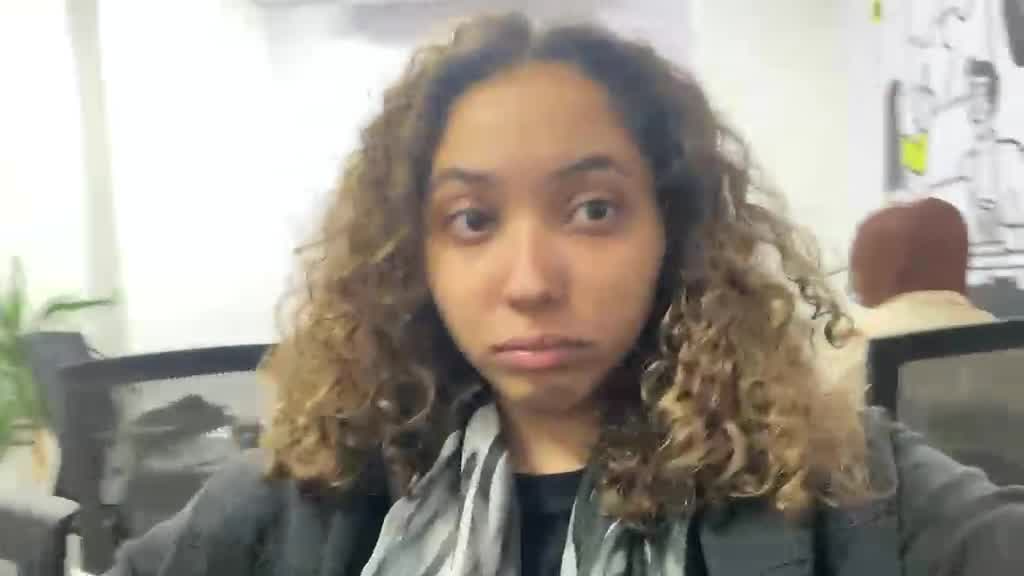
#> input picture Vision again/Vision again/external_faces/34f567cd-dd6e-4b5f-8903-009786d15324_014.jpg, 1024 x 576 px
$ python -i 06_real_time_camera.py   (imports and definitions only)
#> lines starting #> are read from the running program, lines starting #| are printed output that depends on the picture
"""
Face Recognition System - Step 6: Real-Time Camera Testing
Test face recognition on Raspberry Pi Camera V2 via MJPEG TCP stream.

Run this file on the laptop.

Before running this file, start the camera server on the Raspberry Pi:
    python camera.py server

Or run the equivalent command:
    rpicam-vid -t 0 -n --width 1280 --height 720 --framerate 8 --codec mjpeg --quality 95 -o - | ffmpeg -hide_banner -loglevel warning -fflags nobuffer -flags low_delay -f mjpeg -i pipe:0 -c:v copy -f mjpeg "tcp://0.0.0.0:8890?listen=1"

This sends MJPEG-encoded frames over TCP with reliable frame parsing.
"""

import cv2
import numpy as np
import pickle
import json
import sys
from datetime import datetime
from pathlib import Path
from collections import deque
from camera import get_client_camera


# =========================
# CAMERA CONFIG
# =========================
PI_CAMERA_HOST = "172.20.10.10"  # Raspberry Pi IP address
PI_CAMERA_PORT = 8890
CAMERA_WIDTH = 1280
CAMERA_HEIGHT = 720
CAMERA_FRAMERATE = 8

PROCESS_EVERY_N_FRAMES = 2  # 2 = process every second frame, reducing recognition lag.
DISPLAY_WIDTH = 720         # Square display to avoid stretching the feed.
DISPLAY_HEIGHT = 720


# [42 lines left out: functions install_numpy_pickle_compat, find_haar_cascade_path, not called in this run]


def compute_lbp_histogram(gray):
    """Compute LBP texture histogram features on a 4x4 grid."""
    clahe = cv2.createCLAHE(clipLimit=2.0, tileGridSize=(8, 8))
    gray = clahe.apply(gray)
    gray = cv2.resize(gray, (64, 64))

    lbp = np.zeros_like(gray, dtype=np.uint8)
    center = gray[1:-1, 1:-1]
    lbp[1:-1, 1:-1] |= ((gray[:-2, :-2] >= center) << 7).astype(np.uint8)
    lbp[1:-1, 1:-1] |= ((gray[:-2, 1:-1] >= center) << 6).astype(np.uint8)
    lbp[1:-1, 1:-1] |= ((gray[:-2, 2:] >= center) << 5).astype(np.uint8)
    lbp[1:-1, 1:-1] |= ((gray[1:-1, 2:] >= center) << 4).astype(np.uint8)
    lbp[1:-1, 1:-1] |= ((gray[2:, 2:] >= center) << 3).astype(np.uint8)
    lbp[1:-1, 1:-1] |= ((gray[2:, 1:-1] >= center) << 2).astype(np.uint8)
    lbp[1:-1, 1:-1] |= ((gray[2:, :-2] >= center) << 1).astype(np.uint8)
    lbp[1:-1, 1:-1] |= ((gray[1:-1, :-2] >= center) << 0).astype(np.uint8)

    cell_h, cell_w = 16, 16
    features = []
    for i in range(0, 64, cell_h):
        for j in range(0, 64, cell_w):
            cell = lbp[i:i + cell_h, j:j + cell_w]
            hist = np.histogram(cell, bins=32, range=(0, 256))[0]
            hist = hist.astype(np.float32) / (hist.sum() + 1e-6)
            features.extend(hist)

    return np.array(features, dtype=np.float32)


class FaceRecognitionSystem:
    # [920 lines left out: functions __init__, _load_external_calibration, publish_detection, save_detection_log, _blend_scores, _make_face_variants and 9 more, not called in this run]


# [2 lines not run here, left out]

>>> import cv2
>>> picture = cv2.imread('external_faces/34f567cd-dd6e-4b5f-8903-009786d15324_014.jpg', cv2.IMREAD_GRAYSCALE)
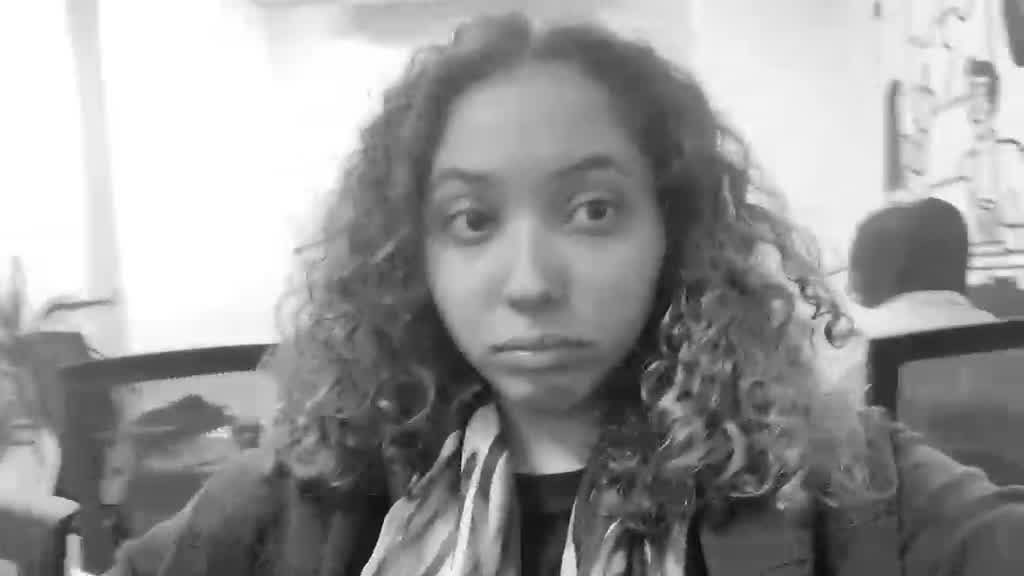
#> picture: shape (576, 1024); min 4, max 255, mean 153.1
>>> result = compute_lbp_histogram(picture)
#> in compute_lbp_histogram, `gray = clahe.apply(gray)`:
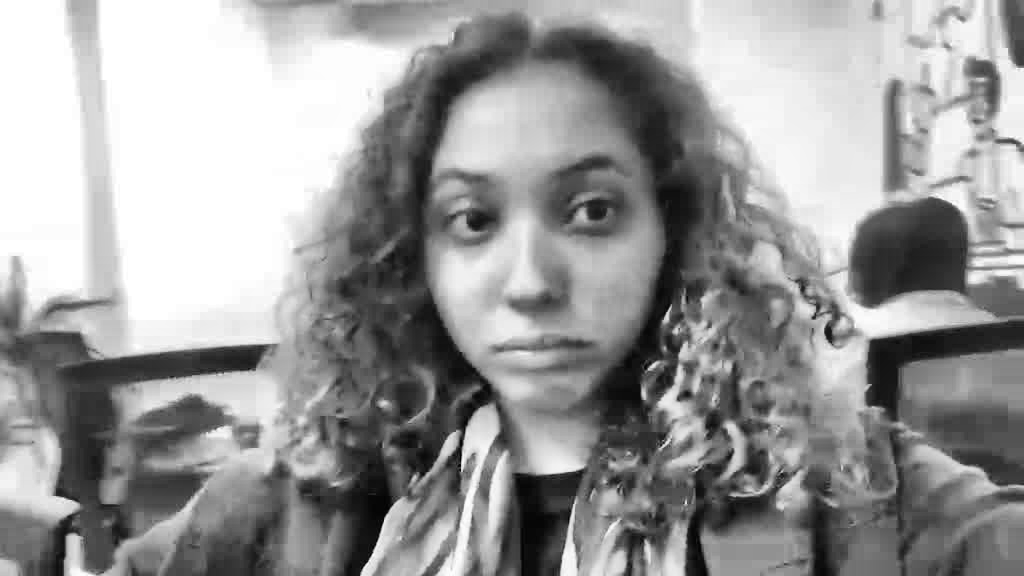
#> gray: shape (576, 1024); min 1, max 255, mean 153.8
#> in compute_lbp_histogram, `gray = cv2.resize(gray, (64, 64))`:
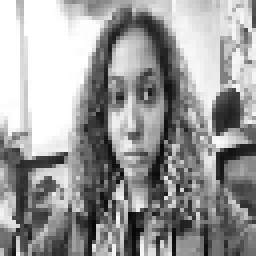
#> gray: shape (64, 64) (shown 4 times larger); min 6, max 255, mean 154.1
#> in compute_lbp_histogram, `lbp[1:-1, 1:-1] |= ((gray[:-2, :-2] >= center) << 7).astype(np.uint8)`:
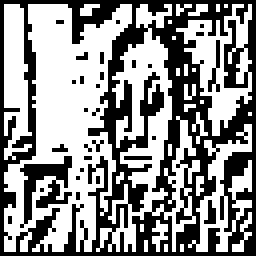
#> lbp: shape (64, 64) (shown 4 times larger); values 0 (black) and 128 (white), 55.9% white; black in thin lines or dots
#> in compute_lbp_histogram, `lbp[1:-1, 1:-1] |= ((gray[:-2, 1:-1] >= center) << 6).astype(np.uint8)`:
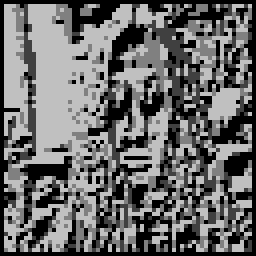
#> lbp: shape (64, 64) (shown 4 times larger); min 0, max 192, mean 106.1
#> in compute_lbp_histogram, `lbp[1:-1, 1:-1] |= ((gray[:-2, 2:] >= center) << 5).astype(np.uint8)`:
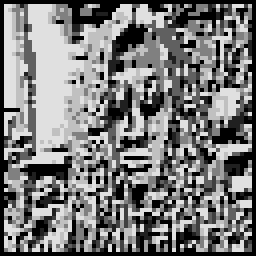
#> lbp: shape (64, 64) (shown 4 times larger); min 0, max 224, mean 121.9
#> in compute_lbp_histogram, `lbp[1:-1, 1:-1] |= ((gray[2:, 2:] >= center) << 3).astype(np.uint8)`:
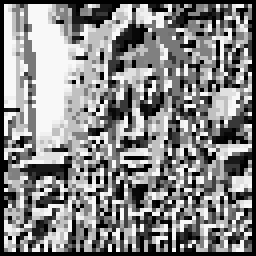
#> lbp: shape (64, 64) (shown 4 times larger); min 0, max 248, mean 133.5
#> after the loop in compute_lbp_histogram, `for i in range(0, 64, cell_h):`: features = 512 values, max 0.609 at index 159, min 0 at index 1, mean 0.0312
#> result has the same summary as features in compute_lbp_histogram

$ run again, on Vision again/Vision again/external_faces/34f567cd-dd6e-4b5f-8903-009786d15324_015.jpg
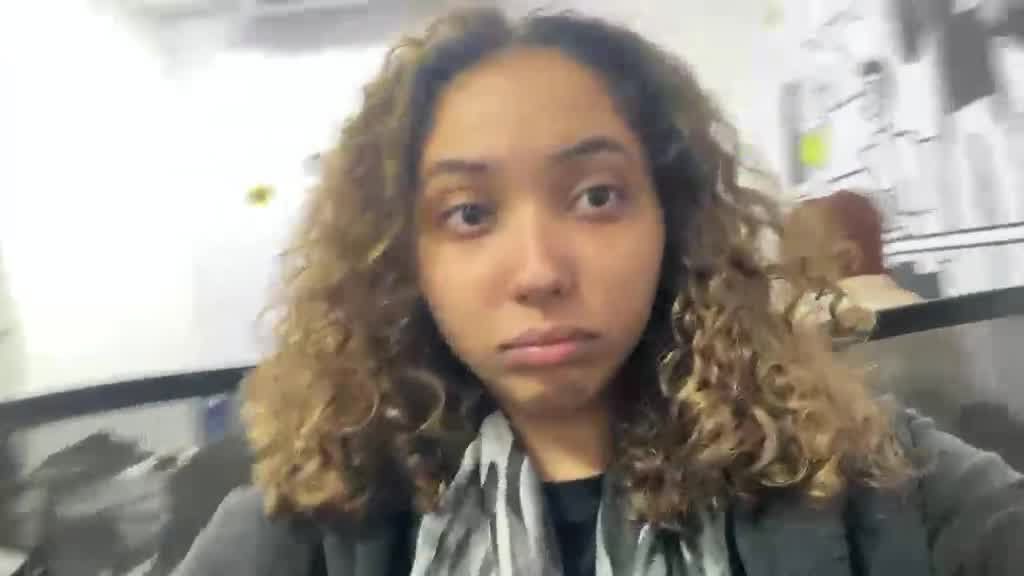
#> input picture Vision again/Vision again/external_faces/34f567cd-dd6e-4b5f-8903-009786d15324_015.jpg, 1024 x 576 px
#> in compute_lbp_histogram, `lbp[1:-1, 1:-1] |= ((gray[:-2, :-2] >= center) << 7).astype(np.uint8)`:
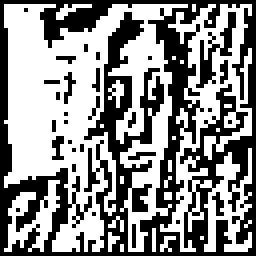
#> lbp: shape (64, 64) (shown 4 times larger); values 0 (black) and 128 (white), 55.4% white; black in thin lines or dots
#> in compute_lbp_histogram, `lbp[1:-1, 1:-1] |= ((gray[2:, 2:] >= center) << 3).astype(np.uint8)`:
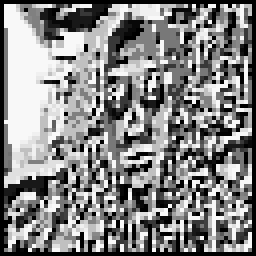
#> lbp: shape (64, 64) (shown 4 times larger); min 0, max 248, mean 132.8
#> after the loop in compute_lbp_histogram, `for i in range(0, 64, cell_h):`: features = 512 values, max 0.602 at index 159, min 0 at index 2, mean 0.0312
#> result has the same summary as features in compute_lbp_histogram

$ run again, on Vision again/Vision again/external_faces/34f567cd-dd6e-4b5f-8903-009786d15324_022.jpg
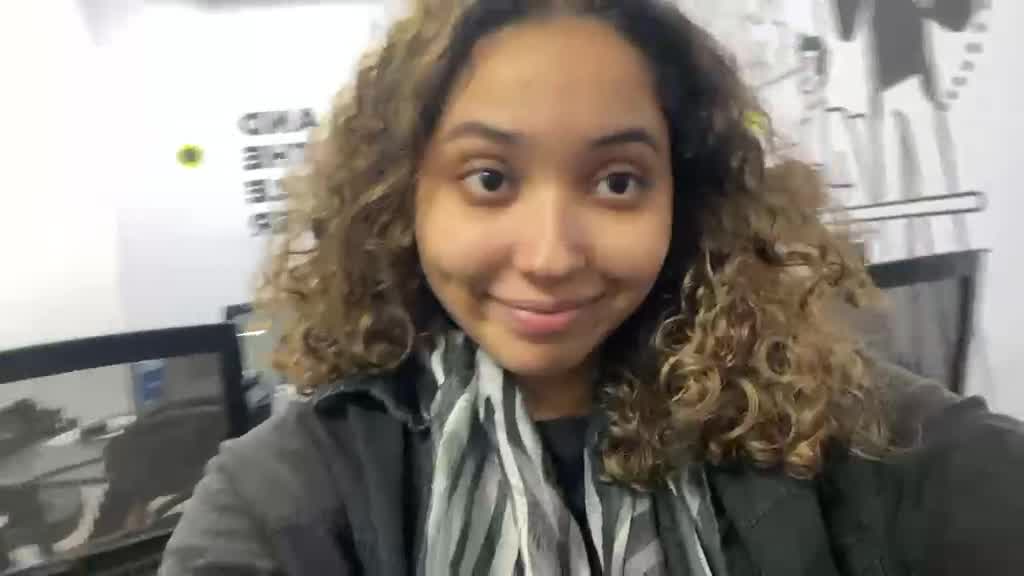
#> input picture Vision again/Vision again/external_faces/34f567cd-dd6e-4b5f-8903-009786d15324_022.jpg, 1024 x 576 px
#> in compute_lbp_histogram, `lbp[1:-1, 1:-1] |= ((gray[:-2, :-2] >= center) << 7).astype(np.uint8)`:
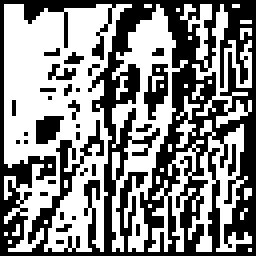
#> lbp: shape (64, 64) (shown 4 times larger); values 0 (black) and 128 (white), 53.1% white; black in thin lines or dots
#> in compute_lbp_histogram, `lbp[1:-1, 1:-1] |= ((gray[2:, 2:] >= center) << 3).astype(np.uint8)`:
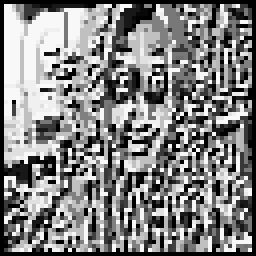
#> lbp: shape (64, 64) (shown 4 times larger); min 0, max 248, mean 130.8
#> after the loop in compute_lbp_histogram, `for i in range(0, 64, cell_h):`: features = 512 values, max 0.566 at index 31, min 0 at index 4, mean 0.0312
#> result has the same summary as features in compute_lbp_histogram

$ run again, on Vision again/Vision again/external_faces/34f567cd-dd6e-4b5f-8903-009786d15324_025.jpg
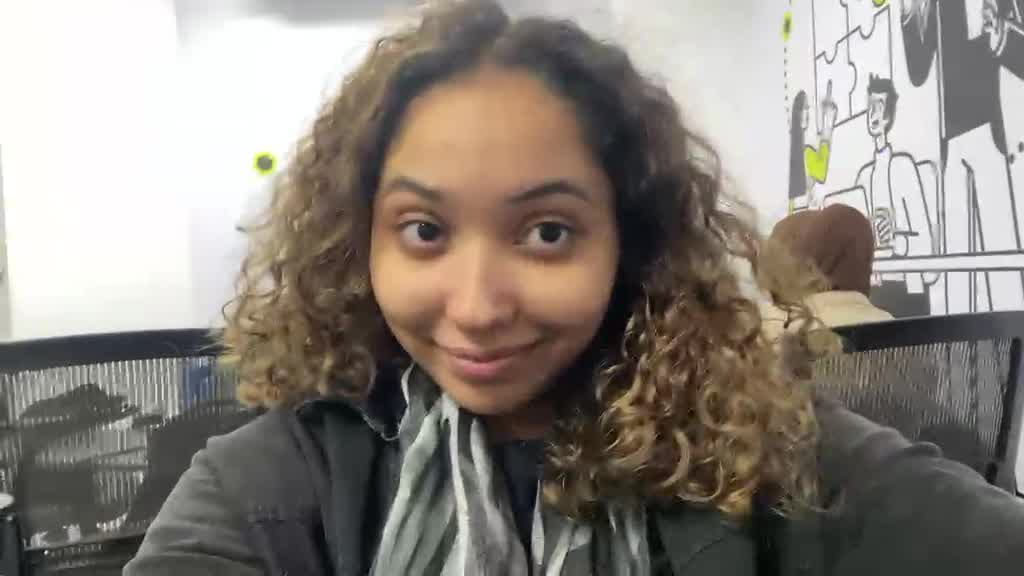
#> input picture Vision again/Vision again/external_faces/34f567cd-dd6e-4b5f-8903-009786d15324_025.jpg, 1024 x 576 px
#> in compute_lbp_histogram, `lbp[1:-1, 1:-1] |= ((gray[2:, 2:] >= center) << 3).astype(np.uint8)`:
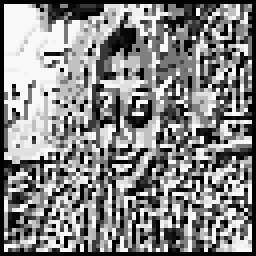
#> lbp: shape (64, 64) (shown 4 times larger); min 0, max 248, mean 133.3
#> after the loop in compute_lbp_histogram, `for i in range(0, 64, cell_h):`: features = 512 values, max 0.59 at index 31, min 0 at index 4, mean 0.0312
#> result has the same summary as features in compute_lbp_histogram
